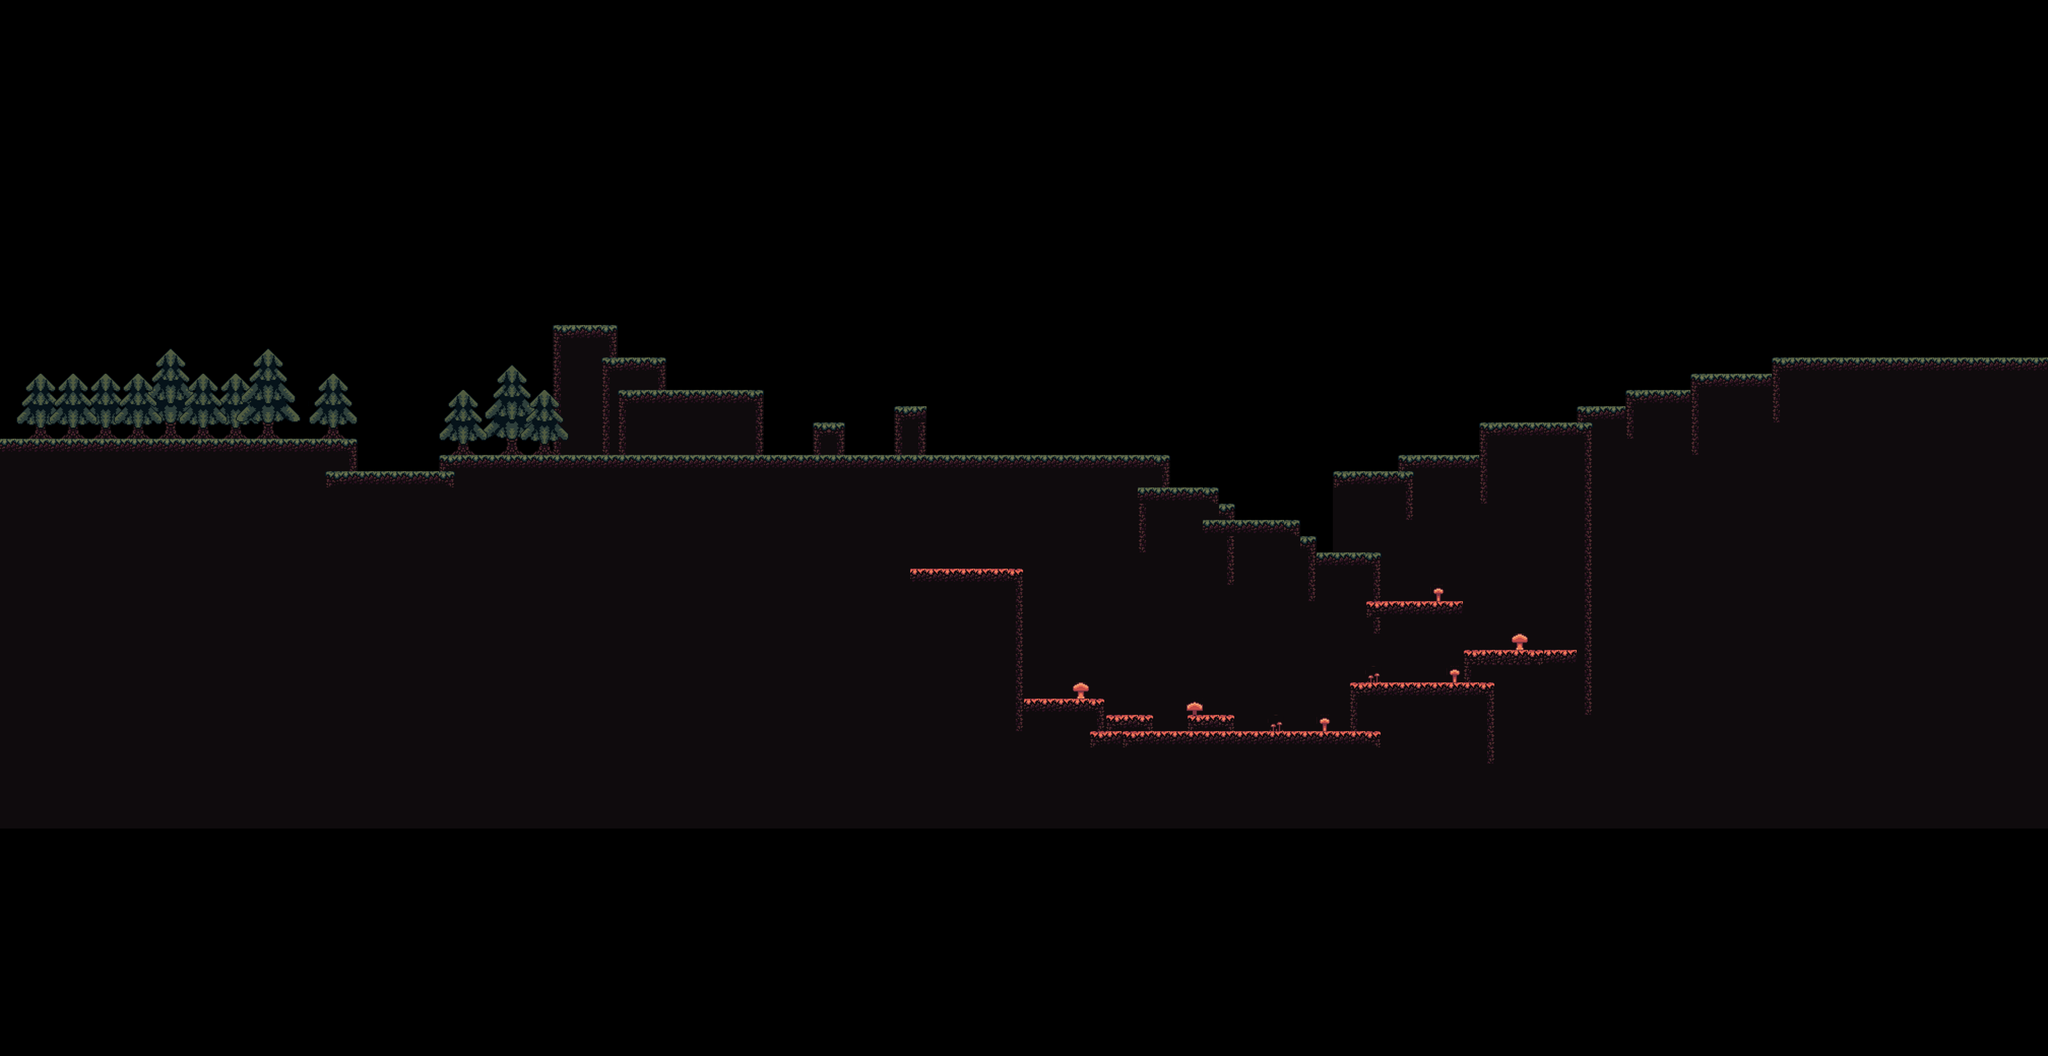

The image is a tile-based game level rendered from a .tmx file. Its description and source (layers, tilesets, objects; grid data summarised) follow:
An orthogonal 126x65 tile map with 32x32 px tiles, 3 tile layers (background0, background1, ground) and 21 objects (9x enemy, farmForestTransferLocation, townForestTransferLocation, forestFarmTransfer, enemy1Zone, ...).

<map version="1.2" tiledversion="1.3.1" orientation="orthogonal" renderorder="right-down" compressionlevel="0" width="126" height="65" tilewidth="32" tileheight="32" infinite="0" nextlayerid="10" nextobjectid="22">
 <editorsettings>
  <export target="forest.json" format="json" />
 </editorsettings>
 <properties>
  <property name="backgroundSet" value="green-hills" />
  <property name="entityLayerCollisions" value="adventurer:ground,arrow:ground,enemy:ground,knight:ground" />
 </properties>
 <tileset firstgid="1" source="../tilesets/core-tileset.tsx" />
 <layer id="2" name="background0" width="126" height="65">
  <properties>
   <property name="depth" value="background0" />
  </properties>
  <data>[8190 cells, 3089 non-empty, 43 distinct tile ids]</data>
 </layer>
 <layer id="3" name="background1" width="126" height="65">
  <properties>
   <property name="depth" value="background1" />
  </properties>
  <data>[8190 cells, 125 non-empty, 44 distinct tile ids]</data>
 </layer>
 <layer id="1" name="ground" width="126" height="65">
  <properties>
   <property name="collides" type="bool" value="true" />
   <property name="depth" value="ground" />
  </properties>
  <data>[8190 cells, 268 non-empty, 13 distinct tile ids]</data>
 </layer>
 <objectgroup id="4" name="markers">
  <object id="1" name="farmForestTransferLocation" x="3493.19" y="703.044">
   <properties>
    <property name="marker" type="bool" value="true" />
   </properties>
   <point />
  </object>
  <object id="21" name="townForestTransferLocation" x="3924.21" y="702.934">
   <properties>
    <property name="marker" type="bool" value="true" />
   </properties>
   <point />
  </object>
 </objectgroup>
 <objectgroup id="5" name="zones">
  <object id="2" name="forestFarmTransfer" x="0.615665" y="533.65" width="82.8151" height="335.731">
   <properties>
    <property name="toAreaKey" value="woollards-farm" />
    <property name="toMarker" value="forestFarmTransferLocation" />
    <property name="zone" type="bool" value="true" />
   </properties>
  </object>
  <object id="4" name="enemy1Zone" x="702.934" y="593.02" width="158.924" height="394.254">
   <properties>
    <property name="zone" type="bool" value="true" />
   </properties>
  </object>
  <object id="6" name="enemy2Zone" x="1167.48" y="589.963" width="325.489" height="449.267">
   <properties>
    <property name="zone" type="bool" value="true" />
   </properties>
  </object>
  <object id="8" name="enemy3Zone" x="1150.67" y="472.298" width="508.863" height="458.435">
   <properties>
    <property name="zone" type="bool" value="true" />
   </properties>
  </object>
  <object id="11" name="enemy45Zone" x="1792.48" y="735.134" width="447.738" height="189.487">
   <properties>
    <property name="zone" type="bool" value="true" />
   </properties>
  </object>
  <object id="13" name="enemy6Zone" x="2909.54" y="702.934" width="194.071" height="191.015">
   <properties>
    <property name="zone" type="bool" value="true" />
   </properties>
  </object>
  <object id="15" name="enemy7Zone" x="3326.71" y="606.663" width="161.98" height="203.24">
   <properties>
    <property name="zone" type="bool" value="true" />
   </properties>
  </object>
  <object id="16" name="cutsceneZone" x="3549.82" y="487.469" width="391.198" height="270.477">
   <properties>
    <property name="cutsceneTrigger" type="bool" value="true" />
    <property name="zone" type="bool" value="true" />
   </properties>
  </object>
  <object id="20" name="forestTownTransfer" x="3950.03" y="391.425" width="82.8151" height="335.731">
   <properties>
    <property name="toAreaKey" value="town" />
    <property name="toMarker" value="forestTownTransferLocation" />
    <property name="zone" type="bool" value="true" />
   </properties>
  </object>
 </objectgroup>
 <objectgroup id="7" name="enemies">
  <properties>
   <property name="depth" value="background2" />
  </properties>
  <object id="3" name="enemy1" type="enemy" x="781.868" y="928.621">
   <properties>
    <property name="zoneBoundaryName" value="enemy1Zone" />
   </properties>
   <point />
  </object>
  <object id="5" name="enemy2" type="enemy" x="1300.43" y="891.002">
   <properties>
    <property name="zoneBoundaryName" value="enemy2Zone" />
   </properties>
   <point />
  </object>
  <object id="7" name="enemy3" type="enemy" x="1358.5" y="769.516">
   <properties>
    <property name="interactionRadius" type="int" value="400" />
    <property name="zoneBoundaryName" value="enemy3Zone" />
   </properties>
   <point />
  </object>
  <object id="9" name="enemy4" type="enemy" x="1887.22" y="897.115">
   <properties>
    <property name="zoneBoundaryName" value="enemy45Zone" />
   </properties>
   <point />
  </object>
  <object id="10" name="enemy5" type="enemy" x="1942.24" y="897.115">
   <properties>
    <property name="zoneBoundaryName" value="enemy45Zone" />
   </properties>
   <point />
  </object>
  <object id="12" name="enemy6" type="enemy" x="3018.03" y="826.711">
   <properties>
    <property name="zoneBoundaryName" value="enemy6Zone" />
   </properties>
   <point />
  </object>
  <object id="14" name="enemy7" type="enemy" x="3413.81" y="735.024">
   <properties>
    <property name="zoneBoundaryName" value="enemy7Zone" />
   </properties>
   <point />
  </object>
 </objectgroup>
 <objectgroup id="9" name="npcs">
  <properties>
   <property name="depth" value="background2" />
  </properties>
  <object id="17" name="enemyActor1" type="enemy" x="3667.48" y="699.878">
   <properties>
    <property name="createCondition" type="bool" value="false" />
    <property name="createConditionGate" value="conversation.knight[0]" />
    <property name="interactionRadius" type="int" value="0" />
    <property name="phiniteStateMachineDisabled" type="bool" value="true" />
    <property name="zoneBoundaryName" value="cutsceneZone" />
   </properties>
   <point />
  </object>
  <object id="18" name="enemyActor2" type="enemy" x="3909.42" y="702.934">
   <properties>
    <property name="createCondition" type="bool" value="false" />
    <property name="createConditionGate" value="conversation.knight[0]" />
    <property name="interactionRadius" type="int" value="0" />
    <property name="phiniteStateMachineDisabled" type="bool" value="true" />
    <property name="zoneBoundaryName" value="cutsceneZone" />
   </properties>
   <point />
  </object>
  <object id="19" name="knightActor" type="knight" x="3771.39" y="702.934">
   <properties>
    <property name="createCondition" type="bool" value="false" />
    <property name="createConditionGate" value="conversation.knight[0]" />
   </properties>
   <point />
  </object>
 </objectgroup>
</map>
